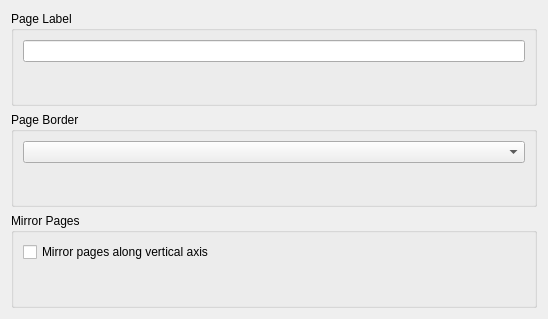
<?xml version="1.0" encoding="UTF-8"?>
<ui version="4.0">
 <class>KCupsOptionsPagesWidget</class>
 <widget class="QWidget" name="KCupsOptionsPagesWidget">
  <property name="geometry">
   <rect>
    <x>0</x>
    <y>0</y>
    <width>548</width>
    <height>319</height>
   </rect>
  </property>
  <property name="windowTitle">
   <string>Page Options</string>
  </property>
  <layout class="QGridLayout" name="gridLayout_7">
   <item row="0" column="1">
    <widget class="QGroupBox" name="pageLabelGroupBox">
     <property name="title">
      <string>Page Label</string>
     </property>
     <layout class="QGridLayout" name="gridLayout_6">
      <item row="0" column="0">
       <widget class="KLineEdit" name="pageLabelLineEdit"/>
      </item>
      <item row="1" column="0">
       <spacer name="verticalSpacer_5">
        <property name="orientation">
         <enum>Qt::Vertical</enum>
        </property>
        <property name="sizeHint" stdset="0">
         <size>
          <width>20</width>
          <height>11</height>
         </size>
        </property>
       </spacer>
      </item>
     </layout>
    </widget>
   </item>
   <item row="2" column="1">
    <widget class="QGroupBox" name="mirrorPagesGroupBox">
     <property name="title">
      <string>Mirror Pages</string>
     </property>
     <layout class="QGridLayout" name="gridLayout_4">
      <item row="0" column="0">
       <widget class="QCheckBox" name="mirrorPagesCheckBox">
        <property name="text">
         <string>Mirror pages along vertical axis</string>
        </property>
       </widget>
      </item>
      <item row="1" column="0">
       <spacer name="verticalSpacer_3">
        <property name="orientation">
         <enum>Qt::Vertical</enum>
        </property>
        <property name="sizeHint" stdset="0">
         <size>
          <width>20</width>
          <height>14</height>
         </size>
        </property>
       </spacer>
      </item>
     </layout>
    </widget>
   </item>
   <item row="1" column="1">
    <widget class="QGroupBox" name="groupBox">
     <property name="title">
      <string>Page Border</string>
     </property>
     <layout class="QGridLayout" name="gridLayout_5">
      <item row="0" column="0">
       <widget class="KComboBox" name="pageBorderCombo"/>
      </item>
      <item row="1" column="0">
       <spacer name="verticalSpacer_4">
        <property name="orientation">
         <enum>Qt::Vertical</enum>
        </property>
        <property name="sizeHint" stdset="0">
         <size>
          <width>20</width>
          <height>2</height>
         </size>
        </property>
       </spacer>
      </item>
     </layout>
    </widget>
   </item>
  </layout>
 </widget>
 <customwidgets>
  <customwidget>
   <class>KComboBox</class>
   <extends>QComboBox</extends>
   <header>kcombobox.h</header>
  </customwidget>
  <customwidget>
   <class>KLineEdit</class>
   <extends>QLineEdit</extends>
   <header>klineedit.h</header>
  </customwidget>
 </customwidgets>
 <resources/>
 <connections/>
</ui>
